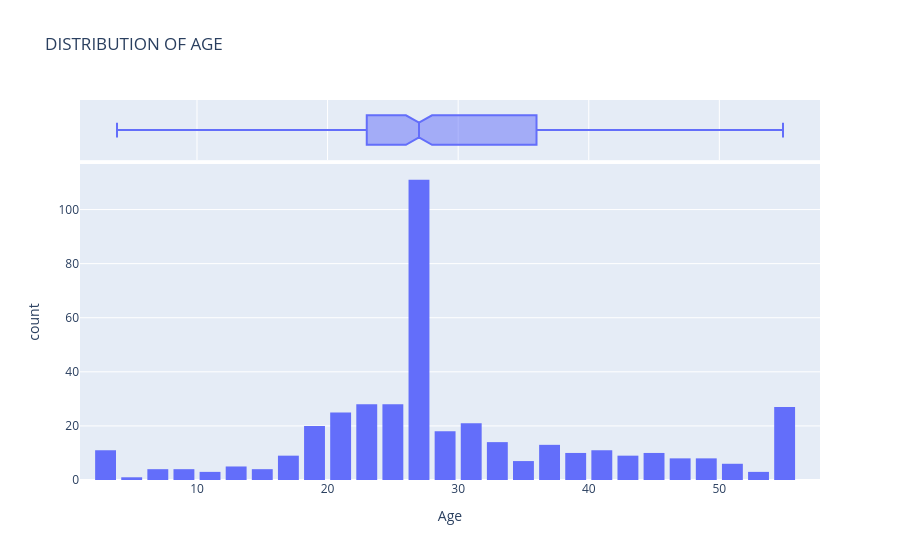

Notebook source saved alongside this figure:
### Code cell
fig =px.histogram(
    titanic_df,
    x='Age',
    marginal='box',
    nbins = 50,
    title='DISTRIBUTION OF AGE'
)

fig.update_layout(bargap=0.2)
fig.show()

### Figure 1 — Plotly figure (JSON) as saved in the notebook; plotly's stock layout.template omitted (floating-point values rounded to 4 significant figures; data arrays with more than 128 entries replaced by an {"elided": "..."} marker saying what was removed)
{"data": [{"bingroup": "x", "hovertemplate": "Age=%{x}<br>count=%{y}<extra></extra>", "legendgroup": "", "marker": {"color": "#636efa", "pattern": {"shape": ""}}, "name": "", "nbinsx": 50, "orientation": "v", "showlegend": false, "type": "histogram", "x": {"elided": "418 float values"}, "xaxis": "x", "yaxis": "y"}, {"hovertemplate": "Age=%{x}<extra></extra>", "legendgroup": "", "marker": {"color": "#636efa"}, "name": "", "notched": true, "showlegend": false, "type": "box", "x": {"elided": "418 float values"}, "xaxis": "x2", "yaxis": "y2"}], "layout": {"bargap": 0.2, "barmode": "relative", "legend": {"tracegroupgap": 0}, "title": {"text": "DISTRIBUTION OF AGE"}, "xaxis": {"anchor": "y", "domain": [0, 1], "title": {"text": "Age"}}, "xaxis2": {"anchor": "y2", "domain": [0, 1], "matches": "x", "showgrid": true, "showticklabels": false}, "yaxis": {"anchor": "x", "domain": [0, 0.8316], "title": {"text": "count"}}, "yaxis2": {"anchor": "x2", "domain": [0.8416, 1], "matches": "y2", "showgrid": false, "showline": false, "showticklabels": false, "ticks": ""}}}
